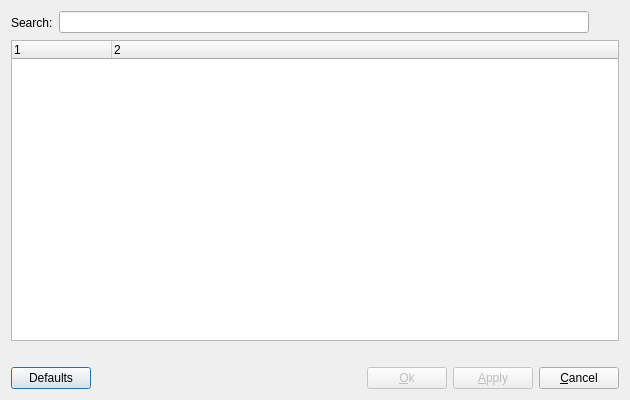
<?xml version="1.0" encoding="UTF-8"?>
<ui version="4.0">
 <class>ShortcutEditor</class>
 <widget class="QDialog" name="ShortcutEditor">
  <property name="geometry">
   <rect>
    <x>0</x>
    <y>0</y>
    <width>630</width>
    <height>400</height>
   </rect>
  </property>
  <property name="windowTitle">
   <string>Shortcuts</string>
  </property>
  <layout class="QVBoxLayout" name="verticalLayout">
   <item>
    <layout class="QHBoxLayout" name="horizontalLayout">
     <item>
      <widget class="QLabel" name="label">
       <property name="text">
        <string>Search:</string>
       </property>
      </widget>
     </item>
     <item>
      <widget class="QLineEdit" name="searchWidget"/>
     </item>
     <item>
      <widget class="QToolButton" name="clearButton">
       <property name="text">
        <string/>
       </property>
       <property name="autoRaise">
        <bool>true</bool>
       </property>
      </widget>
     </item>
    </layout>
   </item>
   <item>
    <widget class="QTreeWidget" name="shortcutsWidget">
     <property name="columnCount">
      <number>2</number>
     </property>
     <column>
      <property name="text">
       <string notr="true">1</string>
      </property>
     </column>
     <column>
      <property name="text">
       <string notr="true">2</string>
      </property>
     </column>
    </widget>
   </item>
   <item>
    <layout class="QHBoxLayout" name="csLayout">
     <item>
      <spacer name="horizontalSpacer_2">
       <property name="orientation">
        <enum>Qt::Horizontal</enum>
       </property>
       <property name="sizeHint" stdset="0">
        <size>
         <width>40</width>
         <height>20</height>
        </size>
       </property>
      </spacer>
     </item>
    </layout>
   </item>
   <item>
    <layout class="QHBoxLayout" name="horizontalLayout_3">
     <item>
      <widget class="QPushButton" name="setDefaultsButton">
       <property name="text">
        <string>Defaults</string>
       </property>
      </widget>
     </item>
     <item>
      <spacer name="horizontalSpacer">
       <property name="orientation">
        <enum>Qt::Horizontal</enum>
       </property>
       <property name="sizeHint" stdset="0">
        <size>
         <width>40</width>
         <height>20</height>
        </size>
       </property>
      </spacer>
     </item>
     <item>
      <widget class="QPushButton" name="okButton">
       <property name="enabled">
        <bool>false</bool>
       </property>
       <property name="text">
        <string>&amp;Ok</string>
       </property>
      </widget>
     </item>
     <item>
      <widget class="QPushButton" name="applyButton">
       <property name="enabled">
        <bool>false</bool>
       </property>
       <property name="text">
        <string>&amp;Apply</string>
       </property>
      </widget>
     </item>
     <item>
      <widget class="QPushButton" name="cancelButton">
       <property name="text">
        <string>&amp;Cancel</string>
       </property>
      </widget>
     </item>
    </layout>
   </item>
  </layout>
 </widget>
 <resources/>
 <connections>
  <connection>
   <sender>cancelButton</sender>
   <signal>clicked()</signal>
   <receiver>ShortcutEditor</receiver>
   <slot>close()</slot>
   <hints>
    <hint type="sourcelabel">
     <x>591</x>
     <y>379</y>
    </hint>
    <hint type="destinationlabel">
     <x>597</x>
     <y>397</y>
    </hint>
   </hints>
  </connection>
  <connection>
   <sender>clearButton</sender>
   <signal>clicked()</signal>
   <receiver>searchWidget</receiver>
   <slot>clear()</slot>
   <hints>
    <hint type="sourcelabel">
     <x>609</x>
     <y>19</y>
    </hint>
    <hint type="destinationlabel">
     <x>572</x>
     <y>18</y>
    </hint>
   </hints>
  </connection>
 </connections>
</ui>
